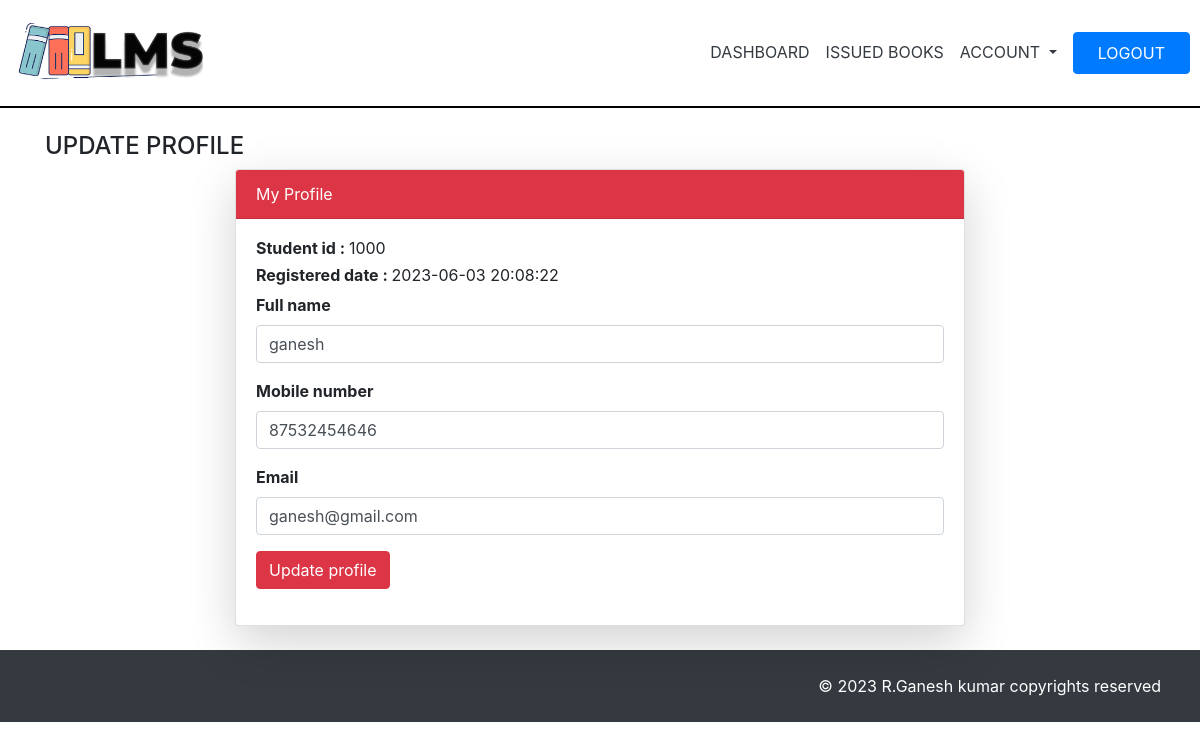
The page /user/myprofile.php (signed in) on the database its author committed.
### tables this page shows
CREATE TABLE `user` (
  `id` int(11) NOT NULL,
  `name` varchar(50) NOT NULL,
  `mobile` varchar(50) NOT NULL,
  `email` varchar(50) NOT NULL,
  `password` varchar(50) NOT NULL,
  `reg_time` timestamp NOT NULL DEFAULT current_timestamp() ON UPDATE current_timestamp()
);

### user/myprofile.php (the view, shortened to what this page needs)
<!DOCTYPE html>
<html lang="en">
<head>
    <link rel="stylesheet" href="https://cdn.jsdelivr.net/npm/bootstrap@4.6.2/dist/css/bootstrap.min.css">
</head>
<body>
<?php
include('aheader.php');
?>
<div class="container">
<h4 class="mt-4">UPDATE PROFILE</h4>
<div class="row">
<div class="col-md-8 offset-md-2">
<div class="card shadow-lg mb-4">
<div class="card-header bg-danger text-white">My Profile</div>
<div class="card-body">
<?php
include('db.php');
$id=$_SESSION["uid"];
$sql5="select * from user where id=$id";
$result5=mysqli_query($con,$sql5);
$row5=mysqli_fetch_assoc($result5);
?>
<form name="myform" action="" method="post" autocomplete="off">
<h6>Student id : <span style="font-weight:normal;"><?=$row5["id"]?></span></h6>
<h6>Registered date : <span style="font-weight:normal;"><?=$row5["reg_time"]?></span></h6>
<div class="form-group">
    <label for="cip">Full name</label>
    <input type="text" class="form-control" name="name" value="<?=$row5['name']?>" onfocusin="namein(this)" onfocusout="nameout(this)" placeholder="Enter fullname" id="cip" required>
</div>
<div class="form-group">
    <label for="np">Mobile number</label>
    <input type="number" class="form-control" name="mobile" value="<?=$row5['mobile']?>" onfocusin="mobilein(this)" onfocusout="mobileout(this)" placeholder="Enter mobile number" id="np" required>
</div>
<div class="form-group">
    <label for="cp">Email</label>
    <input type="email" class="form-control" name="email" value="<?=$row5['email']?>" onfocusin="emailin(this)" onfocusout="emailout(this)" placeholder="Enter Email" id="cp" required>
</div>
<div class="form-group">
    <input type="submit" name="profile_update" class="btn btn-danger" value="Update profile">
</div>
</form>
</div>
</div>
</div>
</div>
</div>
<div class="container-fluid">
<div class="row bg-dark p-4 text-white text-right">
<div class="col">
&copy; <?php echo date('Y'); ?> R.Ganesh kumar copyrights reserved
</div>
</div>
</div>
</body>
</html>

### user/myprofile.php (style rules this page uses)
label,h6 { font-weight:bold; }

### rows shown on the page
user: id "1000", reg_time "2023-06-03 20:08:22", name "ganesh", mobile "87532454646", email "ganesh@gmail.com"
